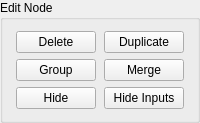
            <widget class="QGroupBox" name="groupBox_20">
             <property name="title">
              <string>Edit Node</string>
             </property>
             <layout class="QGridLayout" name="gridLayout_25">
              <item row="0" column="1">
               <widget class="QPushButton" name="pushButton_21">
                <property name="sizePolicy">
                 <sizepolicy hsizetype="Fixed" vsizetype="Fixed">
                  <horstretch>0</horstretch>
                  <verstretch>0</verstretch>
                 </sizepolicy>
                </property>
                <property name="text">
                 <string>Duplicate</string>
                </property>
               </widget>
              </item>
              <item row="1" column="0">
               <widget class="QPushButton" name="pushButton_22">
                <property name="sizePolicy">
                 <sizepolicy hsizetype="Fixed" vsizetype="Fixed">
                  <horstretch>0</horstretch>
                  <verstretch>0</verstretch>
                 </sizepolicy>
                </property>
                <property name="text">
                 <string>Group</string>
                </property>
               </widget>
              </item>
              <item row="1" column="1">
               <widget class="QPushButton" name="pushButton_23">
                <property name="sizePolicy">
                 <sizepolicy hsizetype="Fixed" vsizetype="Fixed">
                  <horstretch>0</horstretch>
                  <verstretch>0</verstretch>
                 </sizepolicy>
                </property>
                <property name="text">
                 <string>Merge</string>
                </property>
               </widget>
              </item>
              <item row="2" column="0">
               <widget class="QPushButton" name="pushButton_24">
                <property name="sizePolicy">
                 <sizepolicy hsizetype="Fixed" vsizetype="Fixed">
                  <horstretch>0</horstretch>
                  <verstretch>0</verstretch>
                 </sizepolicy>
                </property>
                <property name="text">
                 <string>Hide</string>
                </property>
               </widget>
              </item>
              <item row="2" column="1">
               <widget class="QPushButton" name="pushButton_25">
                <property name="sizePolicy">
                 <sizepolicy hsizetype="Fixed" vsizetype="Fixed">
                  <horstretch>0</horstretch>
                  <verstretch>0</verstretch>
                 </sizepolicy>
                </property>
                <property name="text">
                 <string>Hide Inputs</string>
                </property>
               </widget>
              </item>
              <item row="0" column="0">
               <widget class="QPushButton" name="pushButton_26">
                <property name="sizePolicy">
                 <sizepolicy hsizetype="Fixed" vsizetype="Fixed">
                  <horstretch>0</horstretch>
                  <verstretch>0</verstretch>
                 </sizepolicy>
                </property>
                <property name="text">
                 <string>Delete</string>
                </property>
               </widget>
              </item>
             </layout>
            </widget>
